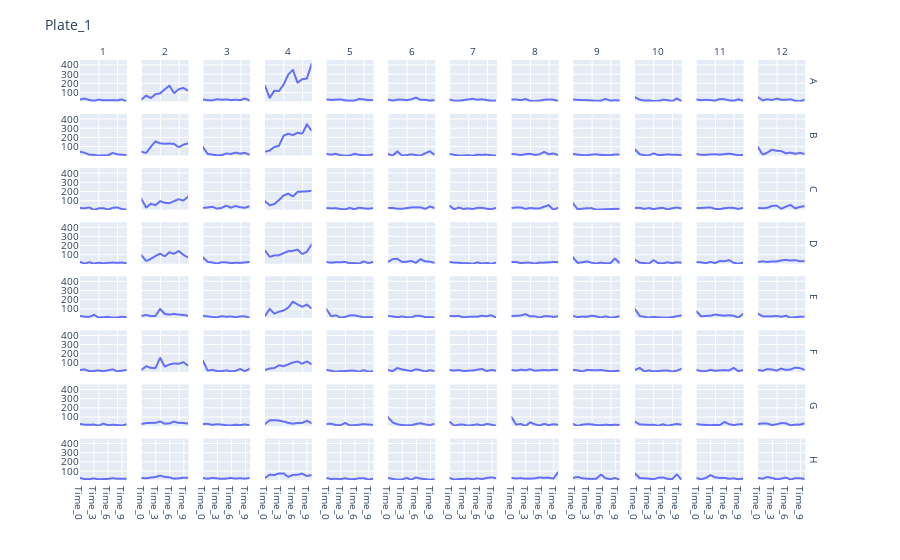

Notebook source saved alongside this figure:
### Markdown cell above
#### Checking plate values (Optional)

### Code cell
fig_list = glo.view_96well_curve(x_by = 'Time', 
                                 y_by = 'value',
                                 facet_col_by = 'Column', facet_row_by = 'Row',
                                 facet_col_spacing=0, facet_row_spacing=0,
                                 n_facet_col_wrap = 12)
for i in fig_list:
    i.show()
